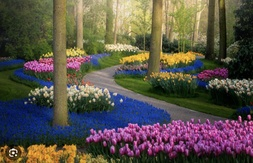
#> input picture test.jpg, 253 x 163 px, shrunk from 1138 x 734 before the run
$ python main.py   (older library calls are emulated)
#> lines starting #> are read from the running program, lines starting #| are printed output that depends on the picture; after the words box and inside, x2 and y2 are one past the last pixel; in counts of white or black regions, pixels touching at a corner belong together; long printed decimals are rounded
import cv2
import matplotlib.pyplot as plt
import numpy as np

# görüntü oku
img_bgr = cv2.imread("test.jpg")
#> img_bgr is the input picture: shape (163, 253, 3); mean B, G, R 71.9, 82.3, 89.8

print("Shape (H, W, C):", img_bgr.shape)
#| Shape (H, W, C): (163, 253, 3)
print("Dtype:", img_bgr.dtype)
#| Dtype: uint8

# BGR → RGB
img_rgb = cv2.cvtColor(img_bgr, cv2.COLOR_BGR2RGB)

# GRAYSCALE
img_gray = cv2.cvtColor(img_bgr, cv2.COLOR_BGR2GRAY)

# pixel istatistikleri
print("Minimum pixel:", img_gray.min())
#| Minimum pixel: 0
print("Maximum pixel:", img_gray.max())
#| Maximum pixel: 252
print("Mean brightness:", img_gray.mean())
#| Mean brightness: 83.359

# RGB ve grayscale göster
plt.figure(figsize=(10,4))

plt.subplot(1,2,1)
plt.title("RGB Image")
plt.imshow(img_rgb)
plt.axis("off")

plt.subplot(1,2,2)
plt.title("Grayscale")
plt.imshow(img_gray, cmap="gray")
plt.axis("off")

plt.show()


# HISTOGRAM
plt.figure()
plt.title("Histogram")
plt.hist(img_gray.ravel(), bins=256)
plt.xlabel("Pixel Value")
plt.ylabel("Pixel Count")
plt.show()
#> figure, not shown here; tallest bar 412 high, from x = 33.47 to 34.45


# PARLAKLIK ARTIRMA
bright = cv2.add(img_gray, 50)

plt.figure()
plt.imshow(bright, cmap="gray", vmin=0, vmax=255)
plt.title("Brightness +50")
plt.axis("off")
plt.show()
print("Original mean:", img_gray.mean())
#| Original mean: 83.359
print("Bright mean:", bright.mean())
#| Bright mean: 133.218


gaussian = cv2.GaussianBlur(img_gray, (5,5), 0)

plt.imshow(gaussian, cmap="gray")
plt.title("Gaussian Blur")
plt.axis("off")
plt.show()
sobelx = cv2.Sobel(img_gray, cv2.CV_64F, 1, 0, ksize=3)
sobely = cv2.Sobel(img_gray, cv2.CV_64F, 0, 1, ksize=3)

plt.figure(figsize=(10,4))

plt.subplot(1,2,1)
plt.title("Sobel X")
plt.imshow(sobelx, cmap="gray")
plt.axis("off")

plt.subplot(1,2,2)
plt.title("Sobel Y")
plt.imshow(sobely, cmap="gray")
plt.axis("off")

plt.show()


edge_strength = np.sqrt(sobelx**2 + sobely**2)

plt.imshow(edge_strength, cmap="gray")
plt.title("Edge Strength")
plt.axis("off")
plt.show()
_, thresh = cv2.threshold(img_gray, 127, 255, cv2.THRESH_BINARY)
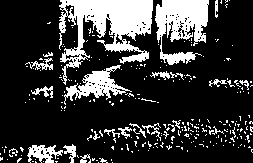
#> thresh: shape (163, 253); 21.7% white; 269 white regions (246 under 20 px), largest, box (x1, y1, x2, y2) and area: (59, 0, 153, 85) 3559, (155, 0, 209, 65) 2090, (64, 65, 132, 105) 941

plt.imshow(thresh, cmap="gray")
plt.title("Binary Image")
plt.axis("off")
plt.show()


_, otsu = cv2.threshold(
    img_gray,
    0,
    255,
    cv2.THRESH_BINARY + cv2.THRESH_OTSU
)
#> otsu: shape (163, 253); 39.6% white; 123 white regions (104 under 20 px), largest, box (x1, y1, x2, y2) and area: (55, 0, 253, 154) 13099, (18, 144, 108, 163) 948, (35, 0, 53, 40) 324

plt.imshow(otsu, cmap="gray")
plt.title("Otsu Threshold")
plt.axis("off")
plt.show()


adaptive = cv2.adaptiveThreshold(
    img_gray,
    255,
    cv2.ADAPTIVE_THRESH_GAUSSIAN_C,
    cv2.THRESH_BINARY,
    11,
    2
)
#> adaptive: shape (163, 253); 52.3% white; black in thin lines or dots

plt.imshow(adaptive, cmap="gray")
plt.title("Adaptive Threshold")
plt.axis("off")
plt.show()

contours, hierarchy = cv2.findContours(
    otsu,
    cv2.RETR_EXTERNAL,
    cv2.CHAIN_APPROX_SIMPLE
)
#> contours = 113 contours, 101 with area under 20; largest, box (x1, y1, x2, y2) and area: (55, 0, 253, 154) 13854, (18, 144, 108, 163) 820, (35, 0, 53, 40) 290, (24, 49, 54, 72) 264, (209, 78, 253, 93) 240

print("Contour sayısı:", len(contours))
#| Contour sayısı: 113
img_copy = img_rgb.copy()

cv2.drawContours(
    img_copy,
    contours,
    -1,
    (255,0,0),
    2
)

plt.imshow(img_copy)
plt.title("Contours")
plt.axis("off")
plt.show()
img_copy = img_rgb.copy()

for c in contours:

    area = cv2.contourArea(c)

    print("Alan:", area)

    if area > 1000:

        # contour çiz
        cv2.drawContours(img_copy, [c], -1, (0,255,0), 3)

        # bounding box
        x,y,w,h = cv2.boundingRect(c)

        cv2.rectangle(
            img_copy,
            (x,y),
            (x+w,y+h),
            (255,0,0),
            3
        )
#> this loop made 113 passes
#> (area, x, y, w, h) on pass 112: (13854, 55, 0, 198, 154)
#> area on passes 20, 23, 28, 29: 20.5, 820.5, 35.5, 33.5
#| Alan: 0.0
#| Alan: 0.0
#| Alan: 0.0
#| Alan: 0.5
#| Alan: 0.0
#| Alan: 0.0
#| Alan: 2.5
#| Alan: 0.0
#> (further printed lines are left out)

plt.imshow(img_copy)
plt.title("Filtered Objects")
plt.axis("off")
plt.show()

edges = cv2.Canny(img_gray, 100, 200)
#> edges: shape (163, 253); 17.9% white in thin lines or dots


plt.imshow(edges, cmap="gray")
plt.title("Canny Edge Detection")
plt.axis("off")
plt.show()
kernel = np.ones((5,5), np.uint8)

opening = cv2.morphologyEx(
    otsu,
    cv2.MORPH_OPEN,
    kernel
)
#> opening: shape (163, 253); 27.1% white; 20 white regions (1 under 20 px)

plt.imshow(opening, cmap="gray")
plt.title("Opening Result")
plt.axis("off")
plt.show()
contours, _ = cv2.findContours(
    opening,
    cv2.RETR_EXTERNAL,
    cv2.CHAIN_APPROX_SIMPLE
)
#> contours = 20 contours, 4 with area under 20; largest, box (x1, y1, x2, y2) and area: (55, 0, 209, 120) 9138, (28, 145, 60, 163) 428, (66, 145, 76, 163) 116, (153, 63, 169, 78) 114, (225, 0, 237, 13) 112

print("Yeni contour sayısı:", len(contours))
#| Yeni contour sayısı: 20
hsv = cv2.cvtColor(img_bgr, cv2.COLOR_BGR2HSV)
#> hsv: shape (163, 253, 3); mean H, S, V 64.9, 125.2, 103.5

plt.imshow(hsv[:,:,0], cmap="gray")
plt.title("Hue Channel")
plt.axis("off")
plt.show()
lower = np.array([140, 50, 50])
upper = np.array([170, 255, 255])

mask = cv2.inRange(hsv, lower, upper)
#> mask: shape (163, 253); 12.4% white; 9 white regions (4 under 20 px), largest, box (x1, y1, x2, y2) and area: (86, 114, 253, 159) 4460, (24, 60, 54, 72) 283, (197, 68, 228, 80) 226, (67, 60, 80, 69) 85, (83, 56, 91, 62) 36

plt.imshow(mask, cmap="gray")
plt.title("Pink Mask")
plt.axis("off")
plt.show()
gray = np.float32(img_gray)

corners = cv2.cornerHarris(
    gray,
    2,
    3,
    0.04
)

corners = cv2.dilate(corners, None)

img_corner = img_rgb.copy()

img_corner[corners > 0.01 * corners.max()] = [255,0,0]
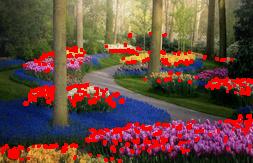
#> img_corner: shape (163, 253, 3); mean R, G, B 103.6, 72.3, 62.2

plt.imshow(img_corner)
plt.title("Harris Corners")
plt.axis("off")
plt.show()

#orb

orb = cv2.ORB_create()

kp, des = orb.detectAndCompute(img_gray, None)
#> kp = 374 keypoints; strongest (x, y, size): (37, 91, 31), (163, 51, 31), (94, 99, 31), (49, 92, 31)

img_orb = cv2.drawKeypoints(
    img_rgb,
    kp,
    None,
    color=(0,255,0),
    flags=0
)

print("Keypoint sayısı:", len(kp))
#| Keypoint sayısı: 374

plt.imshow(img_orb)
plt.title("ORB Features")
plt.axis("off")
plt.show()
img2 = cv2.imread("test2.jpg")
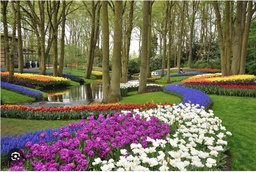
#> input picture test2.jpg, 256 x 172 px, shrunk from 1150 x 772 before the run
#> img2 is the input picture: shape (172, 256, 3); mean B, G, R 88.5, 111, 119.7
img2_gray = cv2.cvtColor(img2, cv2.COLOR_BGR2GRAY)
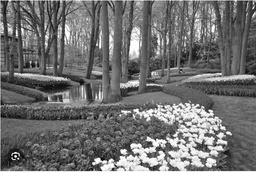
#> img2_gray: shape (172, 256); min 0, max 255, mean 111

orb = cv2.ORB_create()

kp1, des1 = orb.detectAndCompute(img_gray, None)
#> kp1 has the same summary as kp
kp2, des2 = orb.detectAndCompute(img2_gray, None)
#> kp2 = 390 keypoints; strongest (x, y, size): (208, 112, 31), (174, 135, 31), (209, 110, 31), (211, 114, 31)

bf = cv2.BFMatcher(cv2.NORM_HAMMING, crossCheck=True)

matches = bf.match(des1, des2)
#> matches = 91 matches

matches = sorted(matches, key=lambda x: x.distance)

img_matches = cv2.drawMatches(
    img_rgb, kp1,
    img2, kp2,
    matches[:20],
    None,
    flags=2
)
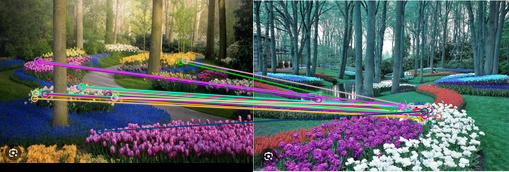
#> img_matches: shape (172, 509, 3); mean R, G, B 91.8, 97.9, 97.8

plt.imshow(img_matches)
plt.title("Feature Matching")
plt.axis("off")
plt.show()

pts1 = np.float32([kp1[m.queryIdx].pt for m in matches]).reshape(-1,1,2)
#> pts1 = 91 rows, first 8: [77, 88], [107.1, 91.58], [108, 95.04], [80.4, 86.4], [115.2, 93.6], [37.2, 60], [81, 86], [37.2, 92.4]
pts2 = np.float32([kp2[m.trainIdx].pt for m in matches]).reshape(-1,1,2)
#> pts2 = 91 rows, first 8: [164.4, 111.6], [184.9, 115.8], [175.7, 109.4], [164.2, 110.9], [171, 112], [150, 109.2], [155.5, 107.1], [152, 113]

H, mask = cv2.findHomography(
    pts1,
    pts2,
    cv2.RANSAC,
    5.0
)
#> H = [[-0.293, -1.09, 145.6], [-0.21, -0.775, 103], [-0.00178, -0.0079, 1]]; mask = 91 values, max 1 at index 0, min 0 at index 1, mean 0.154

print("Homography Matrix:")
print(H)
#| [[-2.92695235e-01 -1.09164287e+00  1.45581975e+02]
#|  [-2.10264641e-01 -7.75059579e-01  1.02969896e+02]
#|  [-1.77961627e-03 -7.90071309e-03  1.00000000e+00]]

hsv = cv2.cvtColor(img_bgr, cv2.COLOR_BGR2HSV)

lower = np.array([140,50,50])
upper = np.array([170,255,255])

mask = cv2.inRange(hsv, lower, upper)

kernel = np.ones((5,5),np.uint8)
mask = cv2.morphologyEx(mask, cv2.MORPH_OPEN, kernel)
#> mask: shape (163, 253); 11.5% white; 6 white regions

contours,_ = cv2.findContours(mask, cv2.RETR_EXTERNAL, cv2.CHAIN_APPROX_SIMPLE)
#> contours = 6 contours, 1 with area under 20; largest, box (x1, y1, x2, y2) and area: (90, 119, 253, 157) 4013, (24, 61, 54, 72) 234, (199, 68, 227, 79) 169, (68, 61, 80, 68) 60, (84, 57, 90, 62) 20


edges = cv2.Canny(img_gray, 100, 200)

lines = cv2.HoughLinesP(
    edges,
    1,
    np.pi/180,
    100,
    minLineLength=100,
    maxLineGap=10
)
#> lines = [[86, 140, 249, 123], [107, 146, 249, 124], [133, 92, 252, 126]]

img_lines = img_rgb.copy()

if lines is not None:
    for line in lines:
        x1,y1,x2,y2 = line[0]
        cv2.line(img_lines,(x1,y1),(x2,y2),(255,0,0),2)
#> this loop made 3 passes
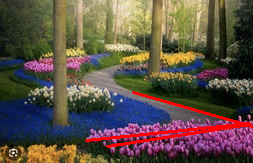
#> img_lines: shape (163, 253, 3); mean R, G, B 93.8, 80.3, 68.9

plt.imshow(img_lines)
plt.title("Detected Lines")
plt.axis("off")
plt.show()

circles = cv2.HoughCircles(
    img_gray,
    cv2.HOUGH_GRADIENT,
    dp=1,
    minDist=100,
    param1=100,
    param2=30,
    minRadius=20,
    maxRadius=200
)
#> circles = [[119.5, 83.5, 75.4], [237.5, 75.5, 76.2], [3.5, 82.5, 78.3], [183.5, 162.5, 27.5]]

img_circle = img_rgb.copy()

if circles is not None:

    circles = np.uint16(np.around(circles))
#> circles = [[120, 84, 75], [238, 76, 76], [4, 82, 78], [184, 162, 28]]

    for i in circles[0,:]:

        x,y,r = i

        cv2.circle(img_circle,(x,y),r,(255,0,0),3)

        cv2.circle(img_circle,(x,y),2,(0,255,0),3)
#> this loop made 4 passes
#> img_circle: shape (163, 253, 3); mean R, G, B 107.8, 72, 62.8

plt.imshow(img_circle)
plt.title("Detected Circles")
plt.axis("off")
plt.show()

# blur
blur = cv2.GaussianBlur(img_gray, (7,7), 0)

# edge detection
edges = cv2.Canny(blur, 50, 150)
#> edges: shape (163, 253); 9.3% white in thin lines or dots

# hough line transform
lines = cv2.HoughLinesP(
    edges,
    1,
    np.pi/180,
    threshold=150,
    minLineLength=200,
    maxLineGap=30
)
#> lines = None

img_lines = img_rgb.copy()

if lines is not None:
    for line in lines:
        x1,y1,x2,y2 = line[0]
        cv2.line(img_lines,(x1,y1),(x2,y2),(255,0,0),3)

plt.imshow(img_lines)
plt.title("Better Line Detection")
plt.axis("off")
plt.show()

lsd = cv2.createLineSegmentDetector(0)

lines, _, _, _ = lsd.detect(img_gray)
#> lines = 194 rows, first 6: [35.79, 143.7, 25.53, 146.5], [250.7, 79.2, 226.8, 78.21], [186.8, 52.73, 163.1, 52.97], [214.8, 77.61, 209.3, 80.49], [161.6, 49.41, 162, 35.63], [137.8, 46.69, 127.9, 43.76]

img_lines = img_rgb.copy()

if lines is not None:
    for line in lines:
        x1,y1,x2,y2 = map(int, line[0])
        cv2.line(img_lines,(x1,y1),(x2,y2),(255,0,0),2)
#> this loop made 194 passes
#> (line, x1, y1, x2, y2) on passes 1 to 3: ([[35.79, 143.7, 25.53, 146.5]], 35, 143, 25, 146), ([[250.7, 79.2, 226.8, 78.21]], 250, 79, 226, 78), ([[186.8, 52.73, 163.1, 52.97]], 186, 52, 163, 52)
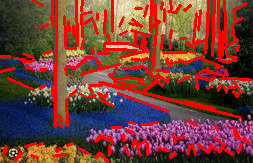
#> img_lines: shape (163, 253, 3); mean R, G, B 119.9, 63, 57.1

plt.imshow(img_lines)
plt.title("LSD Line Detection")
plt.axis("off")
plt.show()
